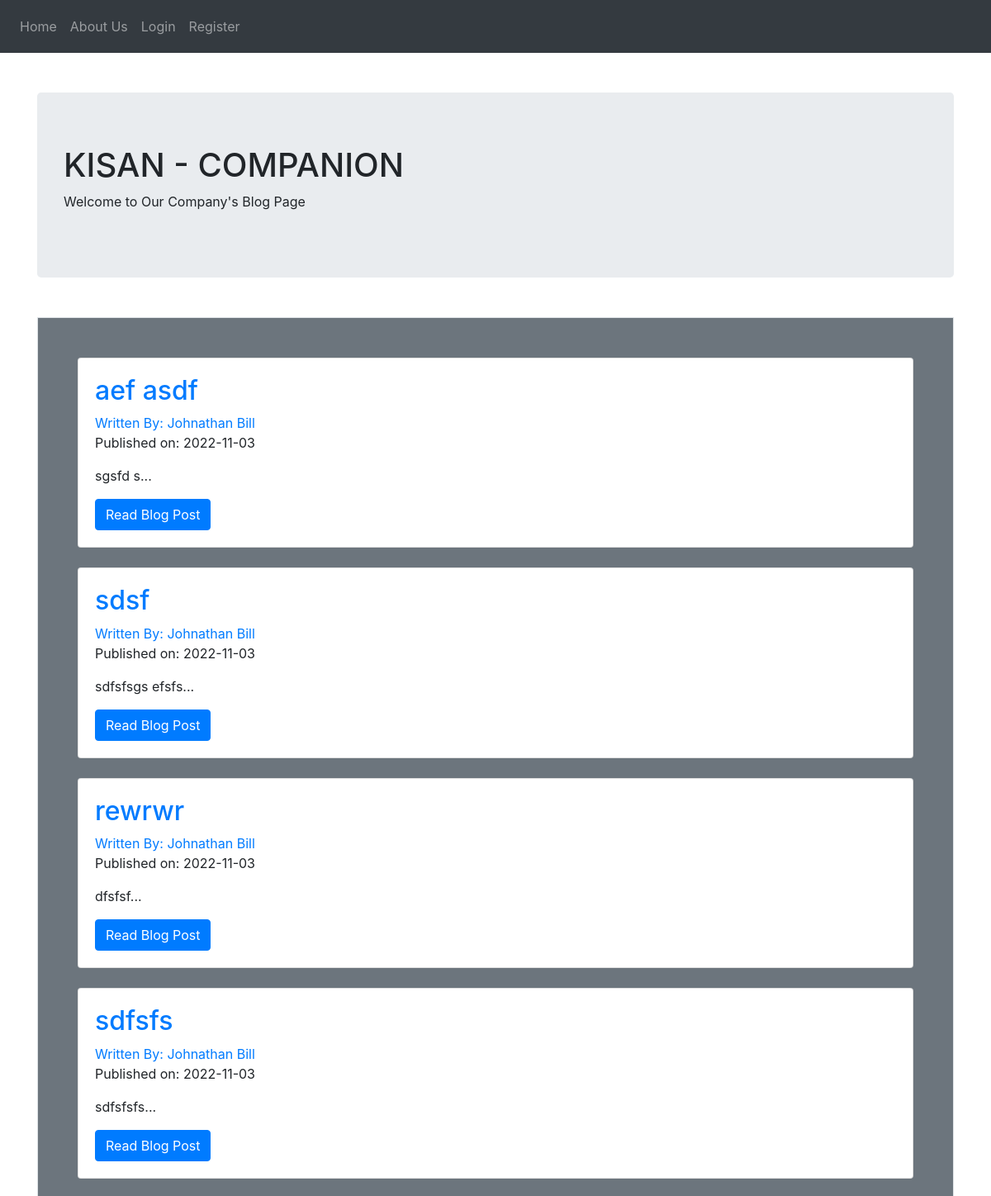
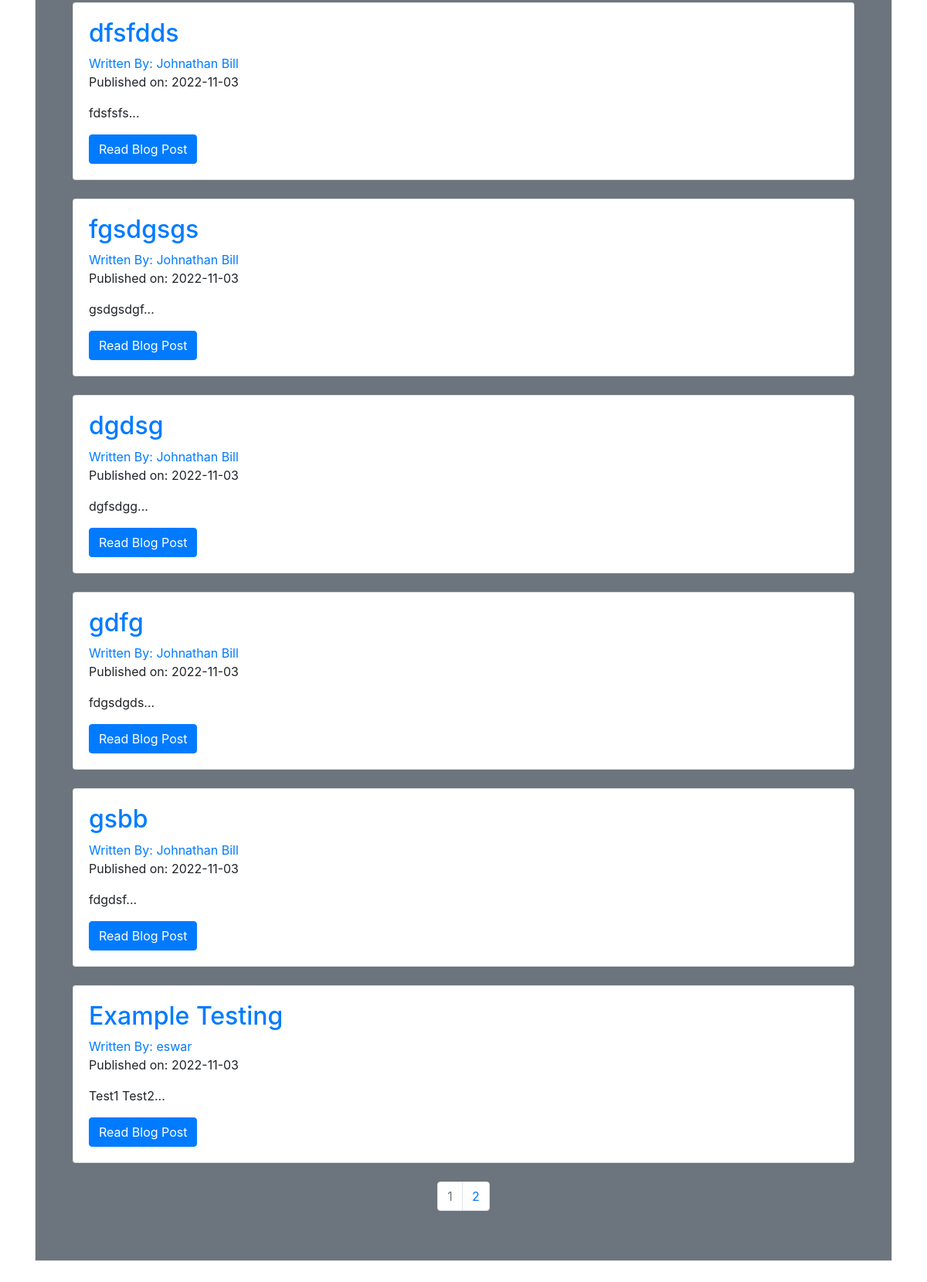
The page / on the database its author committed (2 pictures, top to bottom).
### puppycompanyblog/models.py (models this page shows, shortened)
class BlogPost(db.Model):
    users = db.relationship(User)
    id = db.Column(db.Integer, primary_key=True)
    user_id = db.Column(db.Integer, db.ForeignKey('users.id'), nullable=False)
    date = db.Column(db.DateTime, nullable=False, default=datetime.utcnow)
    title = db.Column(db.String(140), nullable=False)
    text = db.Column(db.Text, nullable=False)

class User(db.Model, UserMixin):
    __tablename__ = 'users'
    id = db.Column(db.Integer, primary_key = True)
    profile_image = db.Column(db.String(20), nullable=False, default='default_profile.png')
    email = db.Column(db.String(64), unique=True, index=True)
    username = db.Column(db.String(64), unique=True, index=True)
    password_hash = db.Column(db.String(128))
    posts = db.relationship('BlogPost', backref='author', lazy=True)

### puppycompanyblog/core/views.py (the view)
@core.route('/')
def index():
    page = request.args.get('page', 1, type=int)
    blog_posts = BlogPost.query.order_by(BlogPost.date.desc()).paginate(page=page, per_page=10)
    return render_template('index.html',blog_posts=blog_posts)

### puppycompanyblog/templates/index.html (shortened to what this page needs)
{% extends "base.html" %}
{% block content %}
<br><br>
<div class="jumbotron">
  <h1>KISAN - COMPANION</h1>
  <p>Welcome to Our Company's Blog Page</p>
</div>
<div class="container p-5 my-5 border bg-secondary">
  {% for post in blog_posts.items %}
  <div class="card">
    <div class="card-body">
      <h2><a class="card-title" href="  {{ url_for('blog_posts.blog_post', blog_post_id=post.id) }}">{{ post.title
          }}</a></h2>
      <a href="{{ url_for('users.user_posts', username=post.author.username) }}">Written By: {{ post.author.username
        }}</a>
      <p>Published on: {{ post.date.strftime('%Y-%m-%d') }}</p>
      <p class="card-text">{{ post.text[:100] }}...</p>
      <a href="{{ url_for('blog_posts.blog_post', blog_post_id=post.id) }}" class="btn btn-primary">Read Blog Post</a>
    </div>
  </div>
  <br>
  {% endfor %}
  <nav aria-label="Page navigation example">
    <ul class="pagination justify-content-center">
      {% for page_num in blog_posts.iter_pages(left_edge=1, right_edge=1, left_current=1, right_current=2) %}
      {% if blog_posts.page == page_num %}
      <li class="page-item disabled">
        <a class="page-link" href="{{ url_for('core.index', page=page_num) }}">{{ page_num }}</a>
      </li>
      {% else %}
      <li class="page-item"><a class="page-link" href="{{ url_for('core.index', page=page_num) }}">{{ page_num }}</a>
      </li>
      {% endif %}
      {% endfor %}
  </nav>
  {% endblock %}

### rows shown on the page
BlogPost: title "aef asdf", author.username "Johnathan Bill", date "2022-11-03", text "sgsfd s"
BlogPost: title "sdsf", author.username "Johnathan Bill", date "2022-11-03", text "sdfsfsgs efsfs"
BlogPost: title "rewrwr", author.username "Johnathan Bill", date "2022-11-03", text "dfsfsf"
BlogPost: title "sdfsfs", author.username "Johnathan Bill", date "2022-11-03", text "sdfsfsfs"
BlogPost: title "dfsfdds", author.username "Johnathan Bill", date "2022-11-03", text "fdsfsfs"
BlogPost: title "fgsdgsgs", author.username "Johnathan Bill", date "2022-11-03", text "gsdgsdgf"
BlogPost: title "dgdsg", author.username "Johnathan Bill", date "2022-11-03", text "dgfsdgg"
BlogPost: title "gdfg", author.username "Johnathan Bill", date "2022-11-03", text "fdgsdgds"
BlogPost: title "gsbb", author.username "Johnathan Bill", date "2022-11-03", text "fdgdsf"
BlogPost: title "Example Testing", author.username "eswar", date "2022-11-03", text "Test1 Test2"

### other values the page prints
{{ page_num }} "1"
{{ page_num }} "2"
